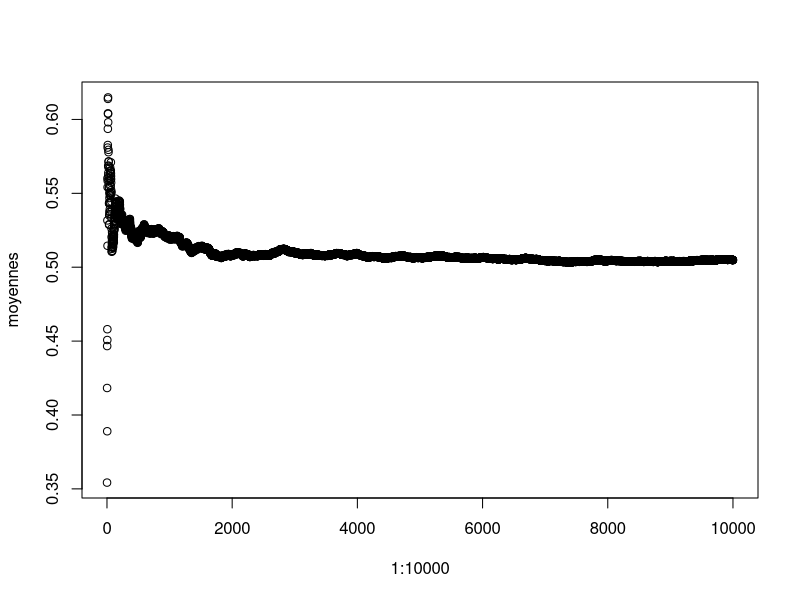

Write the R code that produced this figure.
uniforme=runif(10000)
moyennes=rep(0,10000)
for (i in 1:10000) {
	moyennes[i]=mean(uniforme[1:i])
}

plot(1:10000,moyennes)
